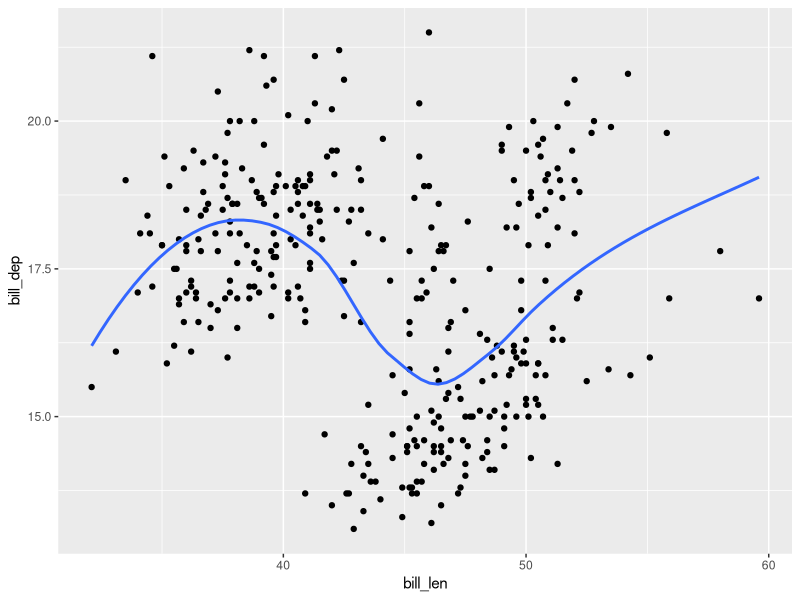
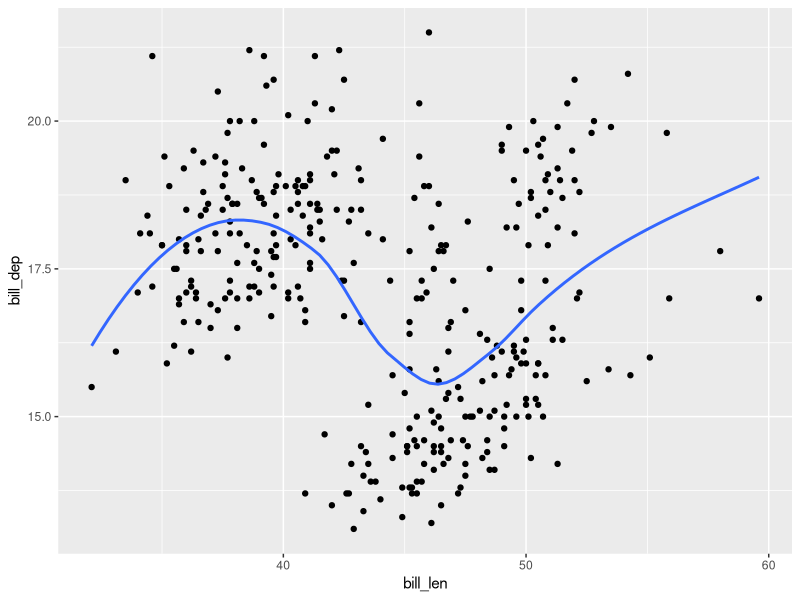
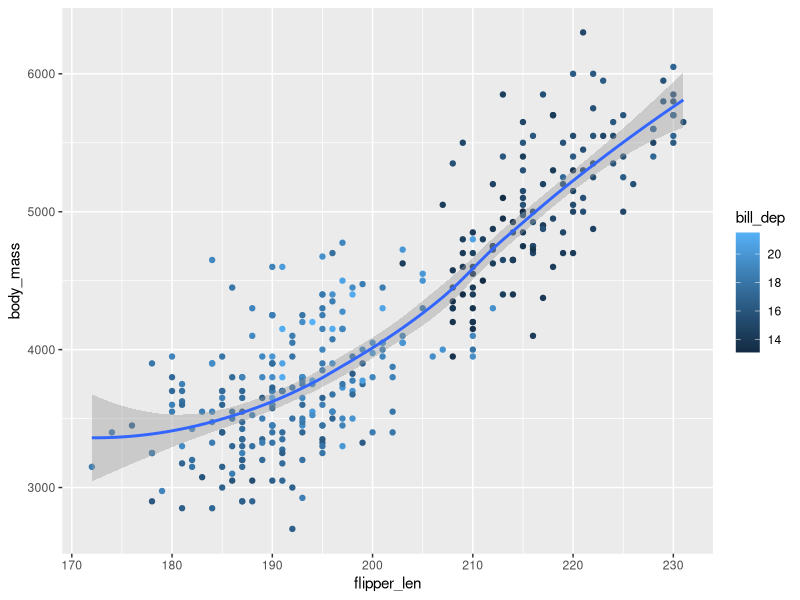
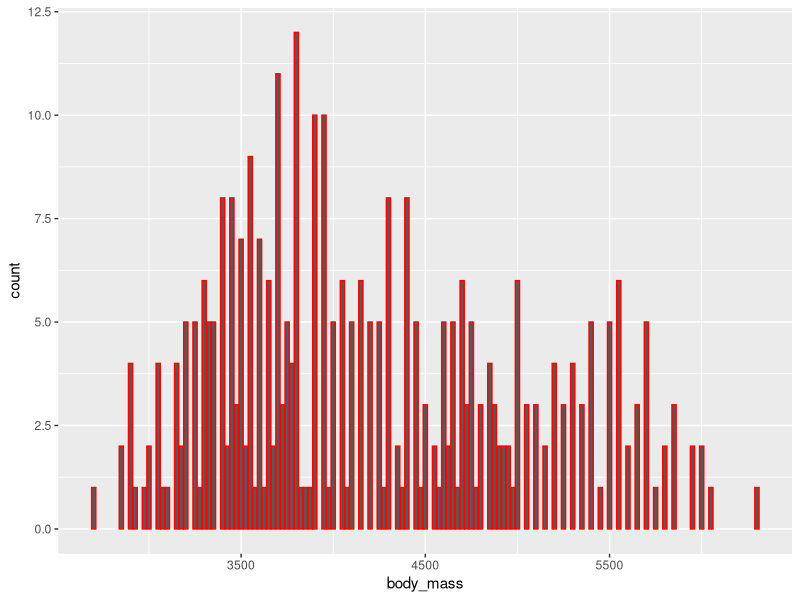
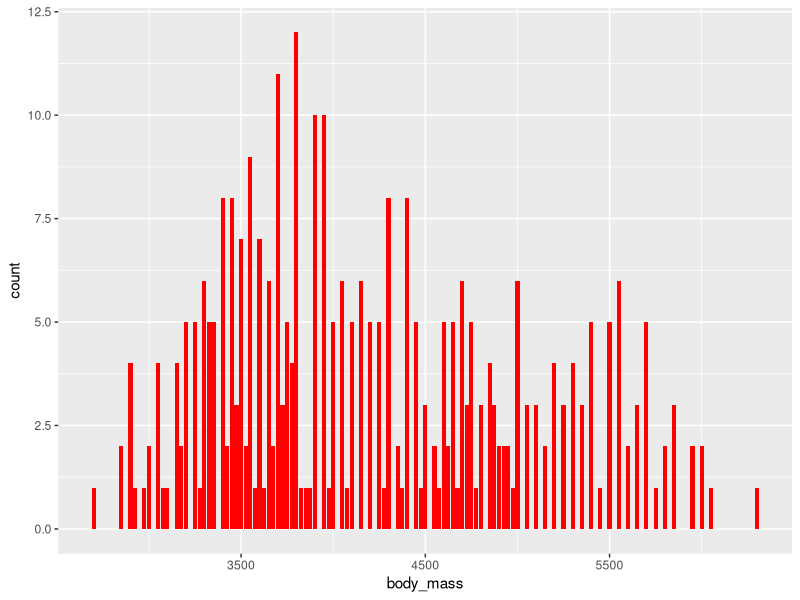
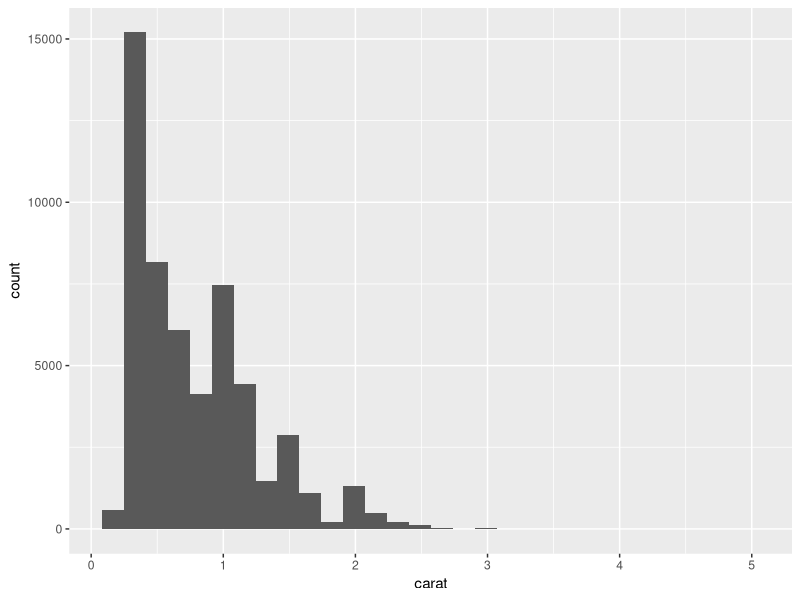

Reproduce these figures in R, in order.
library(tidyverse)

# Make a scatterplot of bill_depth_mm versus bill_length_mm.
# That is, make a scatterplot with bill_depth_mm on the y-axis and 
# bill_length_mm on the x-axis. Describe the relationship between these two variables.

ggplot(
  data = penguins, 
  mapping = aes(x = bill_len, y = bill_dep)) +
  geom_point() +
  geom_smooth(se = FALSE)


# REWRITING ABOVE CODE IN A CONCISE WAY
ggplot(penguins, aes(bill_len, bill_dep)) +
  geom_point() +
  geom_smooth(se = FALSE)



# REBUILDING THE GRAPH
ggplot(penguins, aes(flipper_len, body_mass)) +
  geom_point(aes(color = bill_dep)) +
  geom_smooth()


ggplot(penguins, aes(x = body_mass)) +
  geom_bar(color = "red")

ggplot(penguins, aes(x = body_mass)) +
  geom_bar(fill = "red")


ggplot(diamonds, aes(x = carat)) +
  geom_histogram()
